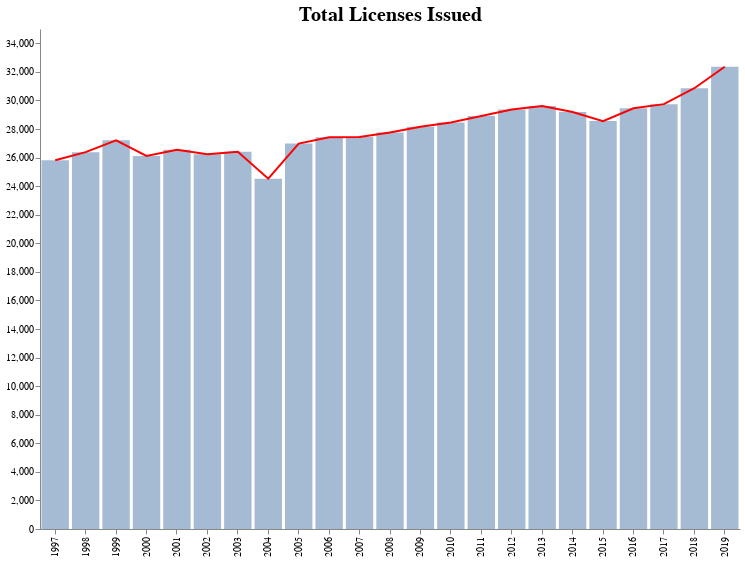

Notebook code for this chart:
### Code cell
bars_1 = alt.Chart(year_grouped).mark_bar(opacity=0.5).encode(
     x=alt.X('Year',type = "ordinal", title=None, axis=alt.Axis(grid=False)),
     y=alt.Y("total_license_issued:Q",title=None)
   )



text_1 = bars_1.mark_text(
    align='left',
    baseline='top',
    dy=-20,
    dx=5
).encode(
    text='total_license_issued:Q'
)

# base = alt.Chart(source).encode(x='year:O')

# bar = base.mark_bar().encode(y='wheat:Q')

line = bars_1.mark_line(color='red').encode(
    y="total_license_issued:Q"
)

#(bar + line).properties(width=600)


#bars_1
plot_1 = (bars_1 +line).properties(title= 'Total Licenses Issued',width=700, height=500).configure_axis(labels=False, labelFontWeight = 100, labelFontSize = 10).configure_axis(
    grid=False
).configure_view(
    strokeWidth=0
).configure_title(
    fontSize=20,
    font='Arial',
    anchor='middle',
    color='black'
)
plot_1

### Figure 1 — Vega-Lite specification as saved in the notebook (floating-point values rounded to 4 significant figures)
{"config": {"view": {"continuousWidth": 400, "continuousHeight": 300, "strokeWidth": 0}, "axis": {"grid": false}, "title": {"anchor": "middle", "color": "black", "font": "Arial", "fontSize": 20}}, "layer": [{"mark": {"type": "bar", "opacity": 0.5}, "encoding": {"x": {"type": "ordinal", "axis": {"grid": false}, "field": "Year", "title": null}, "y": {"type": "quantitative", "field": "total_license_issued", "title": null}}}, {"mark": {"type": "line", "color": "red"}, "encoding": {"x": {"type": "ordinal", "axis": {"grid": false}, "field": "Year", "title": null}, "y": {"type": "quantitative", "field": "total_license_issued"}}}], "data": {"name": "data-865affc35d1514e588bcc0ded903d87a"}, "height": 500, "title": "Total Licenses Issued", "width": 700, "$schema": "https://vega.github.io/schema/vega-lite/v4.0.2.json", "datasets": {"data-865affc35d1514e588bcc0ded903d87a": [{"Year": 1997, "total_license_issued": 25818}, {"Year": 1998, "total_license_issued": 26378}, {"Year": 1999, "total_license_issued": 27207}, {"Year": 2000, "total_license_issued": 26118}, {"Year": 2001, "total_license_issued": 26544}, {"Year": 2002, "total_license_issued": 26231}, {"Year": 2003, "total_license_issued": 26410}, {"Year": 2004, "total_license_issued": 24524}, {"Year": 2005, "total_license_issued": 26981}, {"Year": 2006, "total_license_issued": 27424}, {"Year": 2007, "total_license_issued": 27438}, {"Year": 2008, "total_license_issued": 27753}, {"Year": 2009, "total_license_issued": 28156}, {"Year": 2010, "total_license_issued": 28459}, {"Year": 2011, "total_license_issued": 28907}, {"Year": 2012, "total_license_issued": 29366}, {"Year": 2013, "total_license_issued": 29603}, {"Year": 2014, "total_license_issued": 29195}, {"Year": 2015, "total_license_issued": 28553}, {"Year": 2016, "total_license_issued": 29447}, {"Year": 2017, "total_license_issued": 29739}, {"Year": 2018, "total_license_issued": 30852}, {"Year": 2019, "total_license_issued": 32357}]}}
